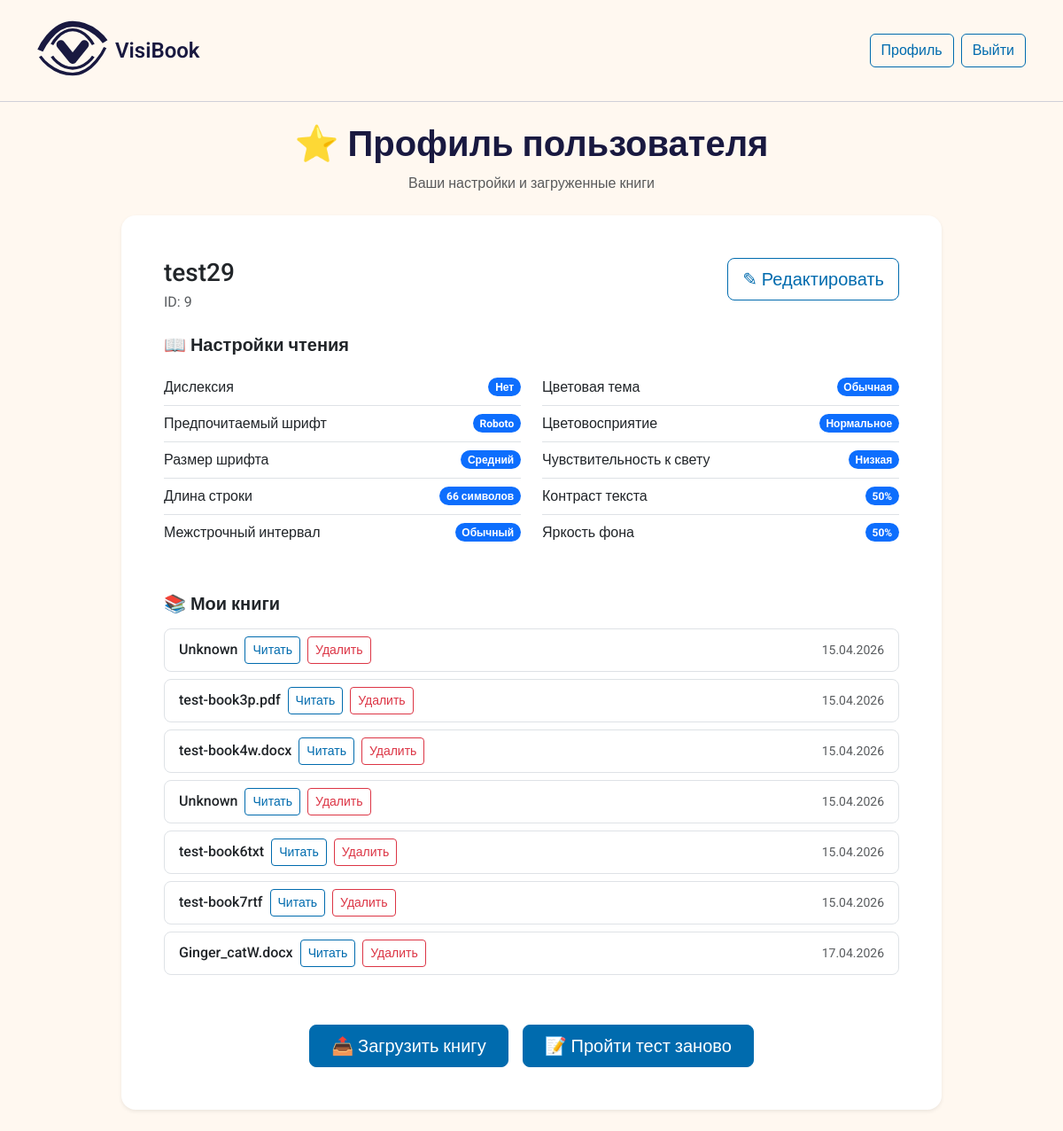
/profile/9 (signed in), run on the app's committed database.
### app.py (models this page shows, shortened)
class User(db.Model):
    id = db.Column(db.Integer, primary_key=True)
    username = db.Column(db.String(80), unique=True, nullable=False, default='user1')
    password_hash = db.Column(db.String(200))
    contrast = db.Column(db.String(20))       # 'high', 'medium', 'low'
    color_vision = db.Column(db.String(20))   # 'normal', 'deutan', 'protan', 'tritan'
    font_pref = db.Column(db.String(20))      # 'small', 'medium', 'large'
    theme_pref = db.Column(db.String(20))     # 'light', 'dark', 'sepia', 'high_contrast'
    line_height = db.Column(db.String(20), default='normal')      # 'normal' или 'large'
    color_blindness_type = db.Column(db.String(20), default='none')   # 'none', 'protanopia', 'deuteranopia', 'tritanopia'
    has_dyslexia = db.Column(db.Boolean, default=False)
    light_sensitivity_level = db.Column(db.String(20), default='low')   # 'low', 'medium', 'high'
    preferred_font = db.Column(db.String(50), default='Roboto')
    contrast_sensitivity = db.Column(db.Integer, default=50)
    brightness_preference = db.Column(db.Integer, default=50)
    preferred_line_width_ch = db.Column(db.Integer, default=66)
    created_at = db.Column(db.DateTime, default=datetime.utcnow)

class Book(db.Model):
    id = db.Column(db.Integer, primary_key=True)
    user_id = db.Column(db.Integer, db.ForeignKey('user.id'), nullable=False)
    filename = db.Column(db.String(200), nullable=False)
    file_path = db.Column(db.String(300), nullable=False)
    extracted_html_path = db.Column(db.String(300))  # путь к сгенерированному HTML
    title = db.Column(db.String(200))  # будет извлечено из метаданных
    uploaded_at = db.Column(db.DateTime, default=datetime.utcnow)
    last_position = db.Column(db.Integer, default=0)
    user = db.relationship('User', backref=db.backref('books', lazy=True))

### app.py (the view)
@app.route('/profile/<int:user_id>')
def profile(user_id):
    if 'user_id' not in session:
        return redirect(url_for('login'))
    if session['user_id'] != user_id:
        return "Доступ запрещён", 403
    user = User.query.get_or_404(user_id)
    return render_template('profile.html', user=user)

### app.py (called while the page is built)
@app.context_processor
def inject_user():
    return dict(session=session)

### templates/profile.html
{% extends "base.html" %}
{% block content %}
<div class="row justify-content-center">
    <div class="col-lg-10">
        <div class="text-center mb-4">
            <h1 class="fw-semibold">⭐ Профиль пользователя</h1>
            <p class="text-muted">Ваши настройки и загруженные книги</p>
        </div>
        <div class="card border-0 shadow-sm rounded-4 mb-4">
            <div class="card-body p-4 p-md-5">
                <div class="d-flex flex-wrap justify-content-between align-items-start mb-3">
                    <div>
                        <h5 class="card-title mb-1 fs-3">{{ user.username }}</h5>
                        <p class="text-muted mb-0">ID: {{ user.id }}</p>
                    </div>
                    <div class="mt-2 mt-sm-0">
                        <a href="{{ url_for('edit_profile') }}" class="btn btn-outline-primary btn-lg">✎ Редактировать</a>
                    </div>
                </div>
                <h6 class="mt-4 mb-3 fs-5 fw-semibold">📖 Настройки чтения</h6>
                <div class="row g-4">
                    <div class="col-md-6">
                        <ul class="list-group list-group-flush bg-transparent">
                            <li class="list-group-item d-flex justify-content-between align-items-center px-0">
                                Дислексия
                                <span class="badge bg-primary rounded-pill">{{ 'Да' if user.has_dyslexia else 'Нет' }}</span>
                            </li>
                            <li class="list-group-item d-flex justify-content-between align-items-center px-0">
                                Предпочитаемый шрифт
                                <span class="badge bg-primary rounded-pill">{{ user.preferred_font or 'Roboto' }}</span>
                            </li>
                            <li class="list-group-item d-flex justify-content-between align-items-center px-0">
                                Размер шрифта
                                <span class="badge bg-primary rounded-pill">
                                    {% if user.font_pref == 'small' %}Мелкий
                                    {% elif user.font_pref == 'medium' %}Средний
                                    {% elif user.font_pref == 'large' %}Крупный
                                    {% else %}Не указан{% endif %}
                                </span>
                            </li>
                            <li class="list-group-item d-flex justify-content-between align-items-center px-0">
                                Длина строки
                                <span class="badge bg-primary rounded-pill">{{ user.preferred_line_width_ch or 66 }} символов</span>
                            </li>
                            <li class="list-group-item d-flex justify-content-between align-items-center px-0">
                                Межстрочный интервал
                                <span class="badge bg-primary rounded-pill">
                                    {% if user.line_height == 'large' %}Увеличенный
                                    {% else %}Обычный{% endif %}
                                </span>
                            </li>
                        </ul>
                    </div>
                    <div class="col-md-6">
                        <ul class="list-group list-group-flush bg-transparent">
                            <li class="list-group-item d-flex justify-content-between align-items-center px-0">
                                Цветовая тема
                                <span class="badge bg-primary rounded-pill">
                                    {% if user.theme_pref == 'normal' %}Обычная
                                    {% elif user.theme_pref == 'high' %}Высокий контраст
                                    {% elif user.theme_pref == 'dark' %}Тёмная
                                    {% elif user.theme_pref == 'sepia' %}Сепия
                                    {% else %}Не указана{% endif %}
                                </span>
                            </li>
                            <li class="list-group-item d-flex justify-content-between align-items-center px-0">
                                Цветовосприятие
                                <span class="badge bg-primary rounded-pill">
                                    {% if user.color_vision == 'normal' %}Нормальное
                                    {% elif user.color_vision == 'deutan' %}Дейтеранопия
                                    {% elif user.color_vision == 'protan' %}Протанопия
                                    {% elif user.color_vision == 'tritan' %}Тританопия
                                    {% else %}Не указано{% endif %}
                                </span>
                            </li>
                            <li class="list-group-item d-flex justify-content-between align-items-center px-0">
                                Чувствительность к свету
                                <span class="badge bg-primary rounded-pill">
                                    {% if user.light_sensitivity_level == 'low' %}Низкая
                                    {% elif user.light_sensitivity_level == 'medium' %}Средняя
                                    {% elif user.light_sensitivity_level == 'high' %}Высокая
                                    {% else %}Не указана{% endif %}
                                </span>
                            </li>
                            <li class="list-group-item d-flex justify-content-between align-items-center px-0">
                                Контраст текста
                                <span class="badge bg-primary rounded-pill">{{ user.contrast_sensitivity or 50 }}%</span>
                            </li>
                            <li class="list-group-item d-flex justify-content-between align-items-center px-0">
                                Яркость фона
                                <span class="badge bg-primary rounded-pill">{{ user.brightness_preference or 50 }}%</span>
                            </li>
                        </ul>
                    </div>
                </div>
                <h6 class="mt-5 mb-3 fs-5 fw-semibold">📚 Мои книги</h6>
                {% if user.books %}
                <div class="list-group">
                    {% for book in user.books %}
                    <div class="list-group-item d-flex flex-wrap justify-content-between align-items-center rounded-3 mb-2 border">
                        <div class="d-flex flex-wrap align-items-center gap-2">
                            <span class="fw-medium">{{ book.title }}</span>
                            {% if book.extracted_html_path %}
                                <a href="/read/{{ book.id }}" class="btn btn-sm btn-outline-primary">Читать</a>
                            {% else %}
                                <span class="badge bg-warning text-dark">HTML не готов</span>
                            {% endif %}
                            <form action="{{ url_for('delete_book', book_id=book.id) }}" method="POST" class="d-inline" onsubmit="return confirm('Удалить книгу? Это действие нельзя отменить.');">
                                <button type="submit" class="btn btn-sm btn-outline-danger">Удалить</button>
                            </form>
                        </div>
                        <span class="text-muted small">{{ book.uploaded_at.strftime('%d.%m.%Y') }}</span>
                    </div>
                    {% endfor %}
                </div>
                {% else %}
                <div class="alert alert-light text-center py-3 rounded-3">
                    <p class="mb-0">У вас пока нет загруженных книг.</p>
                </div>
                {% endif %}
                <div class="d-flex flex-wrap justify-content-center gap-3 mt-5">
                    <a href="/upload/{{ user.id }}" class="btn btn-primary btn-lg px-4">📤 Загрузить книгу</a>
                    <a href="/test" class="btn btn-primary btn-lg px-4">📝 Пройти тест заново</a>
                </div>
            </div>
        </div>
    </div>
</div>
{% endblock %}

### templates/base.html (shortened to what this page needs)
<!doctype html>
<html lang="ru">
<head>
    <link href="https://cdn.jsdelivr.net/npm/bootstrap@5.3.0/dist/css/bootstrap.min.css" rel="stylesheet">
    <link rel="stylesheet" href="https://cdn.jsdelivr.net/npm/bootstrap-icons@1.11.3/font/bootstrap-icons.min.css">
</head>
<body {% block body_attributes %}{% endblock %}>
    <nav class="navbar navbar-expand-lg mb-4">
        <div class="container">
            <a class="navbar-brand" href="/">
                <img src="{{ url_for('static', filename='logo/Logo_VisiBook.svg') }}" alt="VisiBook logo">
                VisiBook
            </a>
            <div class="collapse navbar-collapse" id="navbarNav">
                <ul class="navbar-nav ms-auto">
                    {% if session.user_id %}
                        <li class="nav-item">
                            <a class="btn btn-outline-primary ms-2"  href="/profile/{{ session.user_id }}">Профиль</a>
                        </li>
                        <li class="nav-item">
                            <a class="btn btn-outline-primary ms-2"  href="/logout">Выйти</a>
                        </li>
                    {% endif %}
                </ul>
            </div>
        </div>
    </nav>
    <div class="container mt-4">
        {% block content %}{% endblock %}
    </div>
</body>
</html>

### templates/base.html (style rules this page uses)
:root { --bg-light: #FFF8F0; --text-dark: #191940; --text-secondary: #4A4A6A; --accent: #006BAE; --accent-hover: #005A94; --border-light: #D0D0D8; --warning-bg: #681159; --warning-text: #FFFFFF; --btn-text: #FFFFFF; --btn-secondary-bg: #61BEE7; --btn-secondary-text: #191940; }
body { background-color: var(--bg-light); color: var(--text-dark); font-family: 'Roboto', sans-serif; transition: background-color 0.2s, color 0.2s; }
.navbar { background-color: var(--bg-light) !important; border-bottom: 1px solid var(--border-light); padding: 0.75rem 1rem; }
.navbar-brand { display: flex; align-items: center; gap: 0.5rem; font-weight: 600; font-size: 1.5rem; color: var(--text-dark) !important; text-decoration: none; }
.navbar-brand img { height: 80px; width: auto; }
.btn-primary { background-color: var(--accent); border-color: var(--accent); color: var(--btn-text); transition: background-color 0.2s, border-color 0.2s; }
.btn-outline-primary { border-color: var(--accent); color: var(--accent); }
.btn-outline-danger { border-color: #dc3545; color: #dc3545; }
.card { background-color: var(--bg-light); border: 1px solid var(--border-light); border-radius: 12px; box-shadow: 0 2px 8px rgba(0,0,0,0.03); }
a:not(.btn) { color: var(--accent); text-decoration: none; }
.card { background-color: #ffffff; border: none; box-shadow: 0 4px 12px rgba(0,0,0,0.05); }
* { scrollbar-width: auto; scrollbar-color: var(--accent, #006BAE) #f1f1f1; }

### data on the page
User: username "test29", id "9", has_dyslexia "Нет", preferred_font "Roboto", preferred_line_width_ch "66", contrast_sensitivity "50", brightness_preference "50"
Book: title "Unknown", uploaded_at "15.04.2026"
Book: title "test-book3p.pdf", uploaded_at "15.04.2026"
Book: title "test-book4w.docx", uploaded_at "15.04.2026"
Book: title "Unknown", uploaded_at "15.04.2026"
Book: title "test-book6txt", uploaded_at "15.04.2026"
Book: title "test-book7rtf", uploaded_at "15.04.2026"
Book: title "Ginger_catW.docx", uploaded_at "17.04.2026"
